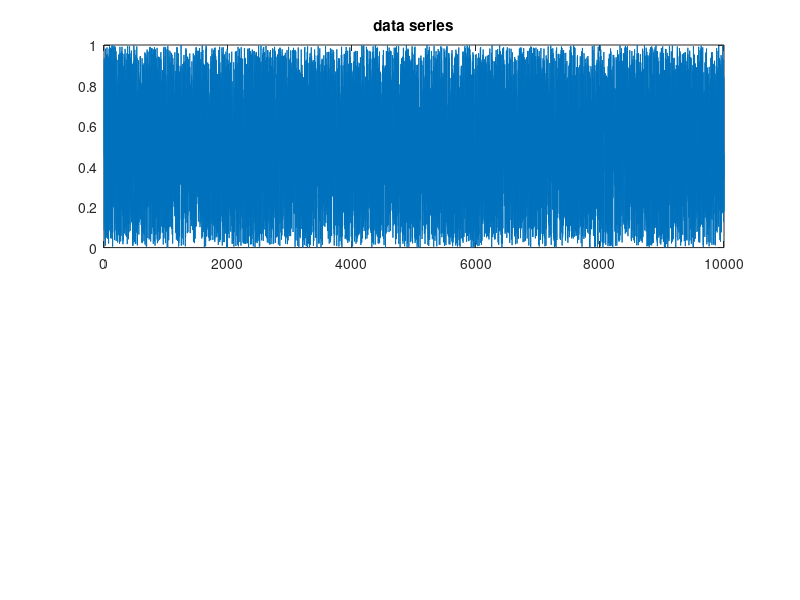

This figure's MATLAB source: (Note: this script raises an error after producing the figure.)
NW = 512;
clear mean_value;
clear variance;

data = rand(1, 10000);

subplot(2,1,1)
plot(data);
title('data series');

permutation_entropy_list = zeros(1, length(data)-NW);
for i = 1:length(data)-(NW-1)
    window = data(i:i+NW-1);
    permutation_entropy_list(i) = permutation_entropy(window);
end
permutation_entropy_list = permutation_entropy_list ./ log2(factorial(3));

subplot(2,1,2)
plot(permutation_entropy_list);
title('permutation entropy Nw=512 L=3');
ylim([0.9 1.1]);

function H = permutation_entropy(sliding_window)
    permutations = [1 2 3; 1 3 2; 2 1 3; 2 3 1; 3 1 2; 3 2 1];
    permutations = transpose(permutations);
    outcomes = [0 0 0 0 0 0];
    
    matrix = [sliding_window(1:length(sliding_window)-2);sliding_window(2:length(sliding_window)-1);sliding_window(3:length(sliding_window))];
    secondMatrix = [];
    
    for i = 1:length(matrix)
        column = matrix(:,i);
        secondMatrix = [secondMatrix;findOrder(column)];
    end
    
    secondMatrix = transpose(secondMatrix);
    
    for i = 1:length(secondMatrix)
        for j = 1:length(permutations)
            if secondMatrix(:,i) == permutations(:,j)
                outcomes(j) = outcomes(j) + 1;
            end
        end
    end
    
    probabilities = outcomes ./ sum(outcomes);
    H = entropy(probabilities);
end


function H = entropy(p)
    H = 0;
    for i = 1:length(p)
        H = H + p(i) * log2(1/p(i));
    end
end

function y = findOrder(arr)
    if arr(1) <= arr(2) && arr(1) <= arr(3)
        if arr(2) <= arr(3)
            y = [1 2 3];
        else
            y = [1 3 2];
        end
    elseif arr(2) <= arr(1) && arr(2) <= arr(3)
        if arr(1) <= arr(3)
            y = [2 1 3];
        else
            y = [3 1 2];
        end
    else
        if arr(1) <= arr(2)
            y = [2 3 1];
        else
            y = [3 2 1];
        end
    end
end
